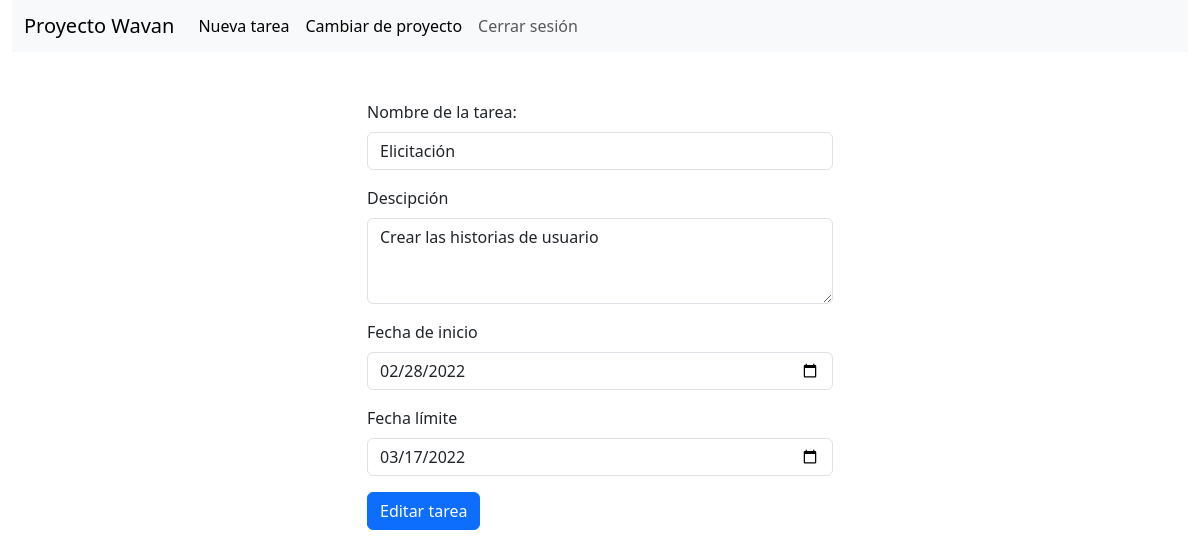
The app's page /proyectos/6/tareas/10/editar (signed in), older data.
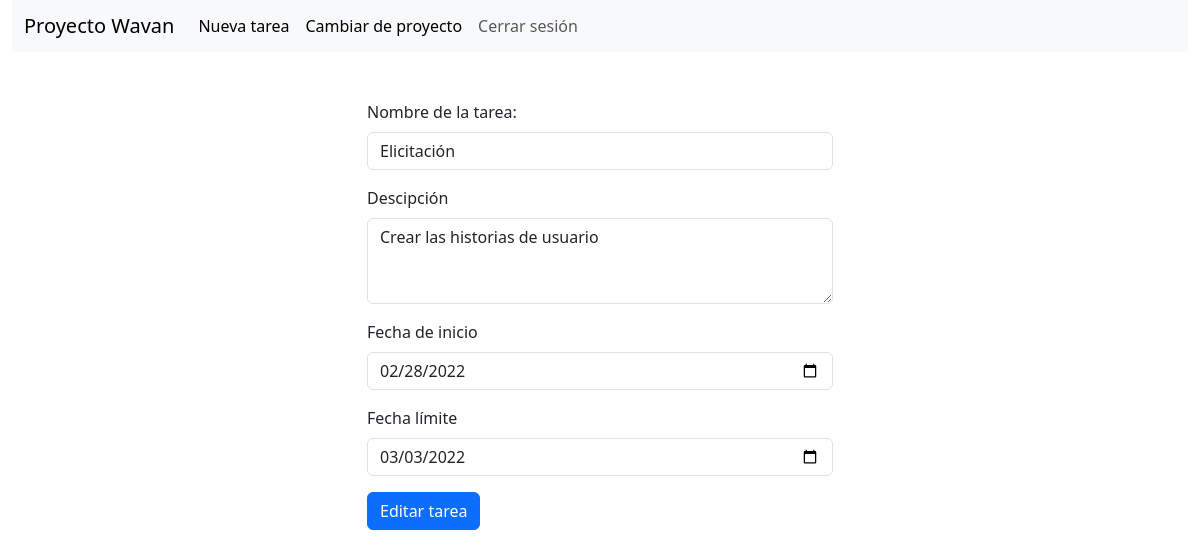
The same page, newer data.
### diagrama_gantt/models.py (models this page shows, shortened)
class Tarea(models.Model):
    proyecto = models.ForeignKey(Proyecto, on_delete=models.CASCADE)
    nombre_tarea = models.CharField(max_length=100)
    descripcion = models.CharField(max_length=500, blank=True, null=True)
    fecha_inicial = models.DateField()
    fecha_limite = models.DateField()
    esta_completado = models.BooleanField()

### tareas/views.py (the view)
# urls.py: path('<int:id_tarea>/editar', views.editar_tarea, name='editarTarea'),
@login_required(login_url='login')
def editar_tarea(request, id_proyecto, id_tarea):
    if not acceso_proyecto_guard(request, id_proyecto):
        return redirect('verProyectos')
    proyecto = Proyecto.objects.get(id=id_proyecto)
    tarea = Tarea.objects.get(id=id_tarea)
    if not request.user.has_perm('diagrama_gantt.change_tarea'):
        return redirect('gantt', id_proyecto)
    if request.method == 'POST':
        formulario = IngresoTarea(request.POST)
        if formulario.is_valid():
            nombre_tarea = formulario.cleaned_data['nombre_tarea']
            descripcion = formulario.cleaned_data['descripcion']
            fecha_inicial = formulario.cleaned_data['fecha_inicial']
            fecha_limite = formulario.cleaned_data['fecha_limite']
            tarea.nombre_tarea = nombre_tarea
            tarea.descripcion = descripcion
            tarea.fecha_inicial = fecha_inicial
            tarea.fecha_limite = fecha_limite
            tarea.save()
            return redirect('gantt', proyecto.id)
    else:
        if tarea_contenida_en_proyecto_guard(id_proyecto, tarea):
            valores_iniciales = model_to_dict(tarea)
            valores_iniciales['fecha_inicial'] = str(valores_iniciales['fecha_inicial'])
            valores_iniciales['fecha_limite'] = str(valores_iniciales['fecha_limite'])
            formulario = IngresoTarea(initial=valores_iniciales)
            data = {
                'form': formulario,
                'proyecto': proyecto,
                'tarea': tarea,
                'editable': True,
            }
            return render(request, 'crear_tarea.html', data)
        else:
            raise Http404(f"Tarea no encontrada en el proyecto {proyecto.nombre_proyecto}")

### ProyectoVerificacion/views.py (called while the page is built)
@login_required(login_url='login')
def acceso_proyecto_guard(request, id_proyecto):
    usuario = request.user
    proyecto = Proyecto.objects.get(id=id_proyecto)
    return proyecto in ProyectoUsuario.obtener_proyectos(usuario)

### proyectos/models.py (called while the page is built)
    def obtener_proyectos(usuario):
        return list(usuario.proyecto_set.all())

### tareas/views.py (called while the page is built)
def tarea_contenida_en_proyecto_guard(id_proyecto, tarea):
    return id_proyecto == tarea.proyecto_id

### tareas/templates/crear_tarea.html (shortened to what this page needs)
{% load bootstrap5 %}
{% load widget_tweaks %}
<!DOCTYPE html>
<html lang="es">
<head>
    {% bootstrap_css %}
    {% load static %}
    <link rel="stylesheet" href="{% static 'styles_tareas.css' %}">
</head>
<body class="container-fluid">
<nav class="navbar navbar-expand-lg navbar-light bg-light">
    <div class="container-fluid">
        <a class="navbar-brand" href={% url 'gantt' proyecto.id %}>{{ proyecto.nombre_proyecto }}</a>
        <div class="collapse navbar-collapse" id="navbarSupportedContent">
            <ul class="navbar-nav me-auto mb-2 mb-lg-0">
                <li>
                    {% if editable %}
                        <a class="nav-link active" aria-current="page" href={% url 'crearTarea' proyecto.id %}>Nueva tarea</a>
                    {% else %}
                        <a class="nav-link active selected" aria-current="page" href="#">Nueva tarea</a>
                    {% endif %}
                </li>
                <li class="nav-item">
                    <a class="nav-link active" aria-current="page" href={% url 'verProyectos' %}>Cambiar de proyecto</a>
                </li>
                <li class="nav-item">
                    <a class="nav-link" href="{% url 'cerrar_sesion' %}">Cerrar sesión</a>
                </li>
            </ul>
        </div>
    </div>
</nav>
<section class="container-fluid">
    <div class="d-flex row justify-content-center px-0 mx-0">
    {% if editable %}
        <form action={% url 'editarTarea' proyecto.id tarea.id %} method="POST" class="col-5 mt-5">
    {% else %}
        <form action={% url 'crearTarea' proyecto.id %} method="POST" class="col-5 mt-5">
    {% endif %}
            <div class="mb-3">
                <label for="{{ form.nombre_tarea.id_for_label }}"
                class="form-label">
                    {{ form.nombre_tarea.label }}
                </label>
            {{ form.nombre_tarea }}
            </div>
            <div class="mb-3">
                <label for="{{ form.descripcion.id_for_label }}"
                class="form-label">
                    {{ form.descripcion.label }}
                </label>
            {{ form.descripcion }}
            </div>
            <div class="mb-3">
                <label for="{{ form.fecha_inicial.id_for_label }}"
                class="form-label">
                    {{ form.fecha_inicial.label }}
                </label>
                {% if editable %}
                    {{ form.fecha_inicial }}
                {% else %}
                    {{ form.fecha_inicial | attr:hoy }}
                {% endif %}
            </div>
            <div class="mb-3">
                <label for="{{ form.fecha_limite.id_for_label }}"
                class="form-label">
                    {{ form.fecha_limite.label }}
                </label>
                {% if editable %}
                    {{ form.fecha_limite }}
                {% else %}
                    {{ form.fecha_limite | attr:manana }}
                {% endif %}
            </div>
            {% if editable %}
                <input class="btn btn-primary" type="submit" value="Editar tarea">
            {% else %}
                <input class="btn btn-primary" type="submit" value="Crear tarea">
            {% endif %}
        </form>
    </div>
</section>
</body>
</html>

Row changes from the older to the newer data that the page shows:
changed Tarea "Elicitación": fecha_limite "03/17/2022" → "03/03/2022"
